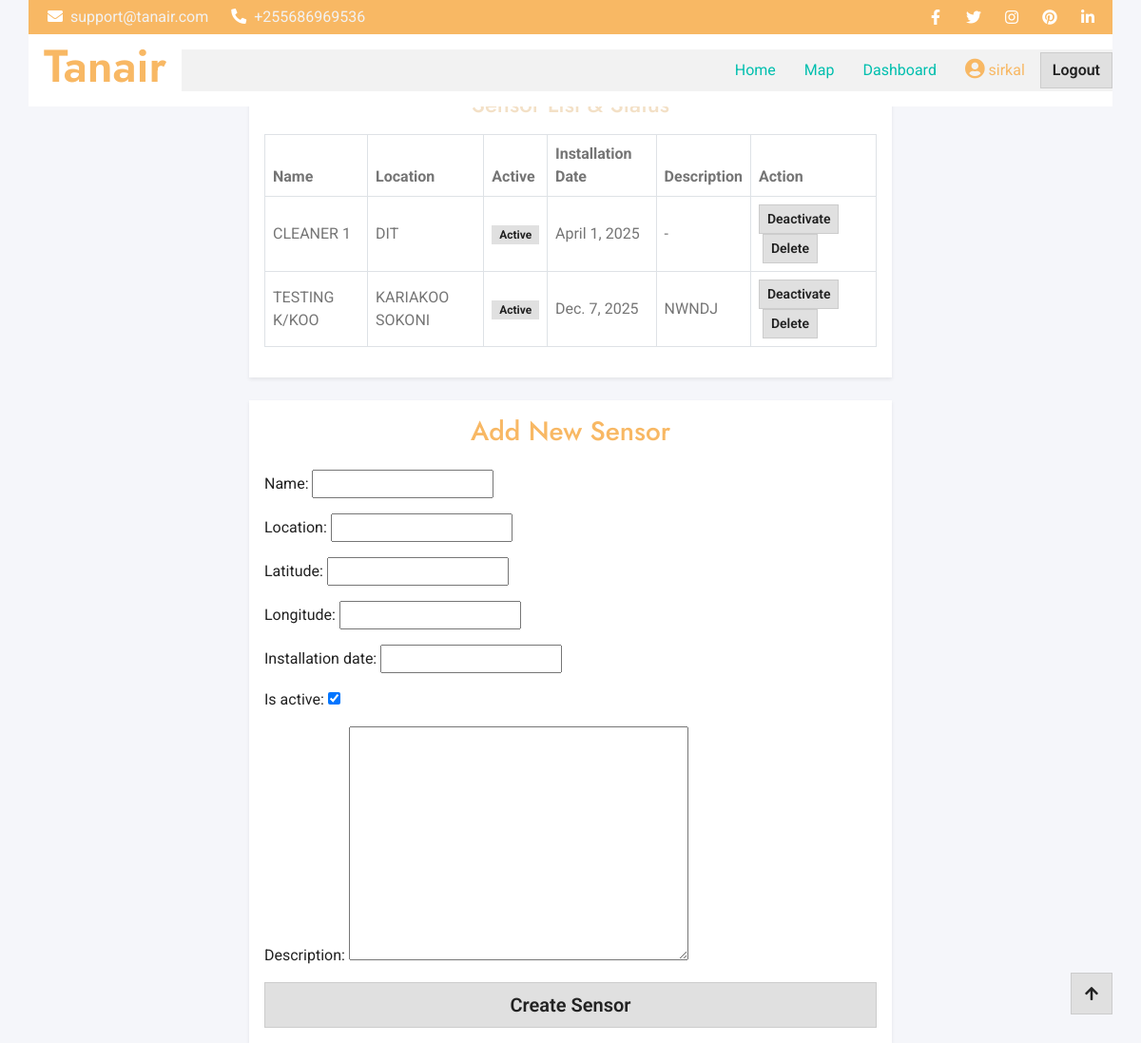
The page /dashboard/sensor-management/ (signed in) on the database its author committed.
### habil/models.py (models this page shows, shortened)
class Sensor(models.Model):
    name = models.CharField(max_length=100, unique=True)
    location = models.CharField(max_length=200)
    latitude = models.DecimalField(max_digits=9, decimal_places=6)
    longitude = models.DecimalField(max_digits=9, decimal_places=6)
    installation_date = models.DateField()
    is_active = models.BooleanField(default=True)
    description = models.TextField(blank=True, null=True)

### dashboard/views.py (the view)
# urls.py: path('sensor-management/', views.sensor_management, name='sensor_management'),
@user_passes_test(is_admin)
def sensor_management(request):
    if request.method == 'POST':
        form = SensorCreateForm(request.POST)
        if form.is_valid():
            form.save()
            return redirect('dashboard:sensor_management')
    else:
        form = SensorCreateForm()
    sensors = Sensor.objects.all()
    return render(request, 'dashboard/sensor_management.html', {'form': form, 'sensors': sensors})

### dashboard/form.py
class SensorCreateForm(forms.ModelForm):
    class Meta:
        model = Sensor
        fields = [
            'name',
            'location',
            'latitude',
            'longitude',
            'installation_date',
            'is_active',
            'description',
        ]

### dashboard/views.py (called while the page is built)
def is_admin(user):
    return user.is_superuser or user.is_staff

### dashboard/templates/dashboard/sensor_management.html (shortened to what this page needs)
{% extends "base.html" %}
{% block content %}
<div class="container" style="padding-top: 80px; max-width: 700px;">
  <div class="card shadow-sm border-0 mb-4">
    <div class="card-body">
      <h4 class="card-title mb-3 text-center text-secondary">Sensor List & Status</h4>
      <table class="table table-bordered table-hover align-middle">
        <thead>
          <tr>
            <th>Name</th>
            <th>Location</th>
            <th>Active</th>
            <th>Installation Date</th>
            <th>Description</th>
            <th>Action</th>
          </tr>
        </thead>
        <tbody>
          {% for sensor in sensors %}
          <tr>
            <td>{{ sensor.name }}</td>
            <td>{{ sensor.location }}</td>
            <td>
              {% if sensor.is_active %}
                <span class="badge bg-success">Active</span>
              {% else %}
                <span class="badge bg-secondary">Inactive</span>
              {% endif %}
            </td>
            <td>{{ sensor.installation_date }}</td>
            <td>{{ sensor.description|default:"-" }}</td>
            <td>
              <a href="{% url 'dashboard:toggle_sensor_status' sensor.id %}" class="btn btn-sm {% if sensor.is_active %}btn-warning{% else %}btn-success{% endif %}">
                {% if sensor.is_active %}Deactivate{% else %}Activate{% endif %}
              </a>
              {% if user.is_superuser or user.is_staff %}
              <form method="post" action="{% url 'dashboard:delete_sensor' sensor.id %}" style="display:inline;" onsubmit="return confirm('Delete this sensor?');">
                <button type="submit" class="btn btn-danger btn-sm ms-1">Delete</button>
              </form>
              {% endif %}
            </td>
          </tr>
          {% empty %}
          <tr>
            <td colspan="6" class="text-center text-muted">No sensors found.</td>
          </tr>
          {% endfor %}
        </tbody>
      </table>
    </div>
  </div>
  <div class="card shadow-sm border-0">
    <div class="card-body">
      <h3 class="card-title mb-4 text-center text-primary">Add New Sensor</h3>
      <form method="post" novalidate>
        {{ form.as_p }}
        <div class="d-grid mt-3">
          <button type="submit" class="btn btn-success btn-lg">Create Sensor</button>
        </div>
      </form>
    </div>
  </div>
</div>
{% endblock %}

### habil/templates/base.html (shortened to what this page needs)
    {% load static %}
<!DOCTYPE html>
<html lang="en">
<head>
    {% load static %}
    <link rel="stylesheet" href="https://use.fontawesome.com/releases/v5.15.4/css/all.css"/>
    <link href="https://cdn.jsdelivr.net/npm/bootstrap-icons@1.4.1/font/bootstrap-icons.css" rel="stylesheet">
    <link href="{% static 'lib/owlcarousel/assets/owl.carousel.min.css' %}" rel="stylesheet">
    <link href="{% static 'lib/lightbox/css/lightbox.min.css' %}" rel="stylesheet">
    <link href="{% static 'css/bootstrap.min.css' %}" rel="stylesheet">
    <link href="{% static 'css/style.css' %}" rel="stylesheet">
</head>
<body>
    <div class="container-fluid fixed-top px-0">
        <div class="container px-0">
            <div class="topbar">
                <div class="row align-items-center justify-content-center">
                    <div class="col-md-8">
                        <div class="topbar-info d-flex flex-wrap">
                            <a href="#" class="text-light me-4"><i class="fas fa-envelope text-white me-2"></i>support@tanair.com</a>
                            <a href="#" class="text-light"><i class="fas fa-phone-alt text-white me-2"></i>+255686969536</a>
                        </div>
                    </div>
                    <div class="col-md-4">
                        <div class="topbar-icon d-flex align-items-center justify-content-end">
                            <a href="#" class="btn-square text-white me-2"><i class="fab fa-facebook-f"></i></a>
                            <a href="#" class="btn-square text-white me-2"><i class="fab fa-twitter"></i></a>
                            <a href="#" class="btn-square text-white me-2"><i class="fab fa-instagram"></i></a>
                            <a href="#" class="btn-square text-white me-2"><i class="fab fa-pinterest"></i></a>
                            <a href="#" class="btn-square text-white me-0"><i class="fab fa-linkedin-in"></i></a>
                        </div>
                    </div>
                </div>
            </div>
            <nav class="navbar navbar-light bg-light navbar-expand-xl">
                <a href="{% url 'habil:home' %}" class="navbar-brand ms-3">
                    <h1 class="text-primary display-5">Tanair</h1>
                </a>
                <div class="collapssse navbar-collapse bg-light" id="navbarCollapse">
                    <div class="navbar-nav ms-auto">
                        <a href="{% url 'habil:home' %}" class="nav-item nav-link {% if request.resolver_match.url_name == 'home' %}active{% endif %}">Home</a>
                        <a href="{% url 'habil:about' %}" class="nav-item nav-link">Map</a>
                        {% if user.is_authenticated %}
                            <a class="nav-link" href="{% url 'habil:dashboard' %}">Dashboard</a>
                        {% endif %}
                    </div>
                    <div class="d-flex align-items-center flex-nowrap pt-xl-0" style="margin-left: 15px;">
                        {% if user.is_authenticated %}
                            <span class="me-2 text-primary">
                                <i class="fas fa-user-circle fa-lg"></i> {{ user.username }}
                            </span>
                            <form action="{% url 'habil:logout' %}" method="post" style="display:inline;">
                                <button type="submit" class="btn btn-outline-primary ms-2">Logout</button>
                            </form>
                        {% else %}
                            <a href="{% url 'habil:login' %}" class="btn btn-primary ms-2">Login</a>
                        {% endif %}
                    </div>
                </div>
            </nav>
        </div>
    </div>
    {% block content %}{% endblock %}
    <a href="#" class="btn btn-primary btn-primary-outline-0 btn-md-square back-to-top"><i class="fa fa-arrow-up"></i></a>
</body>
</html>

### static/css/style.css (style rules this page uses)
.back-to-top { position: fixed; right: 30px; bottom: 30px; display: flex; width: 45px; height: 45px; align-items: center; justify-content: center; transition: 0.5s; z-index: 99; }
.btn { font-weight: 600; transition: .5s; }
.btn-square { width: 32px; height: 32px; }
.btn-md-square { width: 44px; height: 44px; }
.btn-square, .btn-sm-square, .btn-md-square, .btn-lg-square { padding: 0; display: flex; align-items: center; justify-content: center; font-weight: normal; }
.fixed-top .container { transition: 0.5s; }
.topbar { padding: 2px 10px 2px 20px; background: var(--bs-primary) !important; }
.topbar a, .topbar a i { transition: 0.5s; }
.navbar { padding: 0; }
.navbar .navbar-nav .nav-link { padding: 10px 15px; font-size: 16px; transition: .5s; }
:root { --primary-color: #1a73e8; --accent-color: #00bfae; }
a { color: var(--accent-color) !important; }

### habil/templates/base.html (style rules this page uses)
body.theme-light { background: #f5f6fa !important; color: #222 !important; }
body.theme-light .container-fluid, body.theme-light .container { background: #f5f6fa !important; color: #222 !important; }
body.theme-light .card { background: #fff !important; color: #222 !important; border-color: #eee !important; }
body.theme-light .btn, body.theme-light .badge { color: #222 !important; background: #e0e0e0 !important; border-color: #ccc !important; }
body.theme-light .navbar, body.theme-light .sidebar { background: #fff !important; }

### rows shown on the page
Sensor: name "CLEANER 1", location "DIT", is_active "Active", installation_date "April 1, 2025", description "-"
Sensor: name "TESTING K/KOO", location "KARIAKOO SOKONI", is_active "Active", installation_date "Dec. 7, 2025", description "NWNDJ"

### other values the page prints
{{ user.username }} "sirkal"
